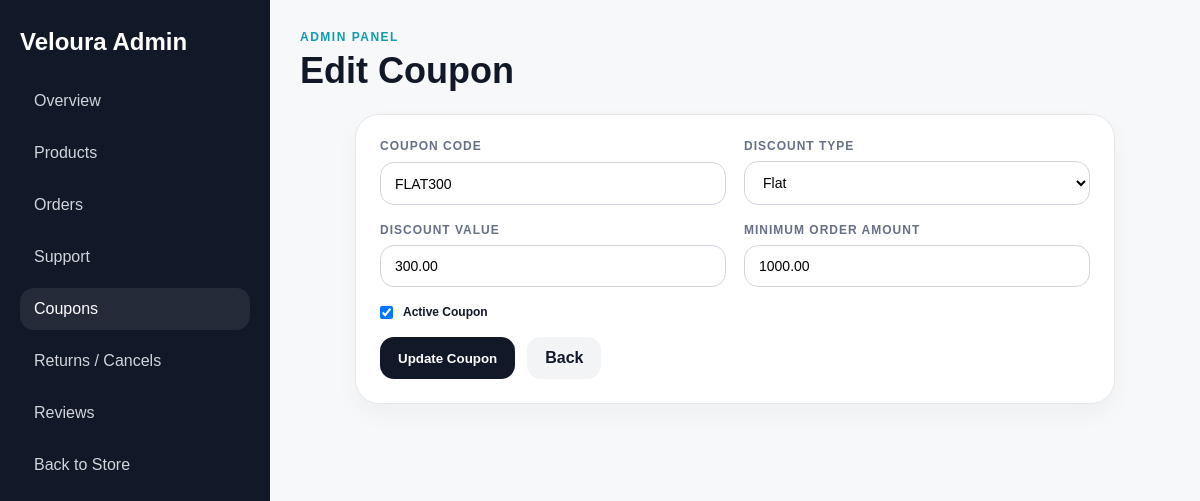
The page /dashboard/coupons/edit/2/ (signed in) on the database its author committed.
### products/models.py (models this page shows, shortened)
class Coupon(models.Model):
    DISCOUNT_TYPE_CHOICES = [
        ('flat', 'Flat'),
        ('percent', 'Percent'),
    ]
    code = models.CharField(max_length=50, unique=True)
    discount_type = models.CharField(max_length=20, choices=DISCOUNT_TYPE_CHOICES)
    discount_value = models.DecimalField(max_digits=10, decimal_places=2)
    minimum_order_amount = models.DecimalField(max_digits=10, decimal_places=2, default=0)
    is_active = models.BooleanField(default=True)

### products/views.py (the view, shortened to what this page needs)
# urls.py: path('dashboard/coupons/edit/<int:coupon_id>/', views.dashboard_edit_coupon, name='dashboard_edit_coupon'),
@login_required
def dashboard_edit_coupon(request, coupon_id):
    if not request.user.is_superuser:
        return redirect('/')
    coupon = get_object_or_404(Coupon, id=coupon_id)
    return render(request, 'dashboard/edit_coupon.html', {'coupon': coupon})

### products/context_processors.py (called while the page is built)
def cart_count(request):
    cart = request.session.get('cart', {})
    total_items = sum(item['quantity'] for item in cart.values())
    return {
        'cart_count': total_items
    }

def wishlist_count(request):
    wishlist = request.session.get('wishlist', {})
    return {
        'wishlist_count': len(wishlist)
    }

### templates/dashboard/edit_coupon.html (shortened to what this page needs)
{% load static %}
<!DOCTYPE html>
<html lang="en">
<head>
    <link rel="stylesheet" href="{% static 'style.css' %}">
</head>
<body>
<section class="dashboard-shell">
    <aside class="dashboard-sidebar">
        <h2>Veloura Admin</h2>
        <a href="{% url 'dashboard_overview' %}">Overview</a>
        <a href="{% url 'dashboard_products' %}">Products</a>
        <a href="{% url 'dashboard_orders' %}">Orders</a>
        <a href="{% url 'dashboard_support_tickets' %}">Support</a>
        <a href="{% url 'dashboard_coupons' %}" class="active">Coupons</a>
        <a href="{% url 'dashboard_order_requests' %}">Returns / Cancels</a>
        <a href="{% url 'dashboard_reviews' %}">Reviews</a>
        <a href="{% url 'home' %}">Back to Store</a>
    </aside>
    <main class="dashboard-main">
        <div class="dashboard-page-head">
            <div>
                <p class="dashboard-kicker">Admin Panel</p>
                <h1>Edit Coupon</h1>
            </div>
        </div>
        <div class="dashboard-form-card">
            <form method="post" class="dashboard-form-grid-2">
                <div class="dashboard-form-group">
                    <label>Coupon Code</label>
                    <input type="text" name="code" value="{{ coupon.code }}" required>
                </div>
                <div class="dashboard-form-group">
                    <label>Discount Type</label>
                    <select name="discount_type" required>
                        <option value="flat" {% if coupon.discount_type == 'flat' %}selected{% endif %}>Flat</option>
                    </select>
                </div>
                <div class="dashboard-form-group">
                    <label>Discount Value</label>
                    <input type="number" step="0.01" name="discount_value" value="{{ coupon.discount_value }}" required>
                </div>
                <div class="dashboard-form-group">
                    <label>Minimum Order Amount</label>
                    <input type="number" step="0.01" name="minimum_order_amount" value="{{ coupon.minimum_order_amount }}">
                </div>
                <div class="dashboard-form-group full-span">
                    <label class="dashboard-check-row">
                        <input type="checkbox" name="is_active" {% if coupon.is_active %}checked{% endif %}>
                        <span>Active Coupon</span>
                    </label>
                </div>
                <div class="dashboard-form-actions full-span">
                    <button type="submit" class="dashboard-submit-btn">Update Coupon</button>
                    <a href="{% url 'dashboard_coupons' %}" class="dashboard-cancel-btn">Back</a>
                </div>
            </form>
        </div>
    </main>
</section>
</body>
</html>

### rows shown on the page
Coupon: code "FLAT300", discount_type "Flat", discount_value "300.00", minimum_order_amount "1000.00", is_active "☑"
